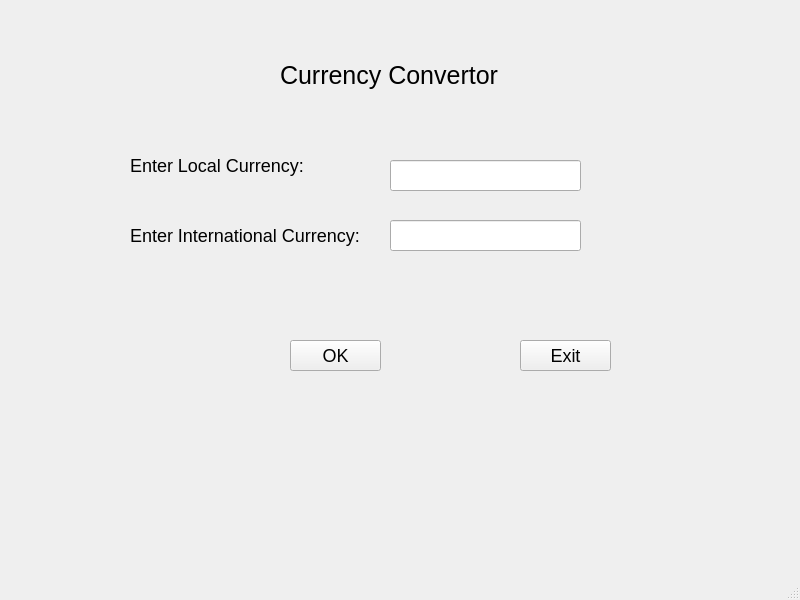
<?xml version="1.0" encoding="UTF-8"?>
<ui version="4.0">
 <class>MainWindow</class>
 <widget class="QMainWindow" name="MainWindow">
  <property name="geometry">
   <rect>
    <x>0</x>
    <y>0</y>
    <width>800</width>
    <height>600</height>
   </rect>
  </property>
  <property name="windowTitle">
   <string>MainWindow</string>
  </property>
  <widget class="QWidget" name="centralwidget">
   <widget class="QLabel" name="label">
    <property name="geometry">
     <rect>
      <x>280</x>
      <y>50</y>
      <width>281</width>
      <height>51</height>
     </rect>
    </property>
    <property name="styleSheet">
     <string notr="true">QLabel{
font-size: 25px
}</string>
    </property>
    <property name="text">
     <string>Currency Convertor</string>
    </property>
   </widget>
   <widget class="QLabel" name="label_2">
    <property name="geometry">
     <rect>
      <x>130</x>
      <y>140</y>
      <width>191</width>
      <height>51</height>
     </rect>
    </property>
    <property name="styleSheet">
     <string notr="true">QLabel{
font-size: 18px;
}</string>
    </property>
    <property name="text">
     <string>Enter Local Currency:</string>
    </property>
   </widget>
   <widget class="QLabel" name="label_3">
    <property name="geometry">
     <rect>
      <x>130</x>
      <y>210</y>
      <width>251</width>
      <height>51</height>
     </rect>
    </property>
    <property name="styleSheet">
     <string notr="true">QLabel{
font-size: 18px;
}</string>
    </property>
    <property name="text">
     <string>Enter International Currency:</string>
    </property>
   </widget>
   <widget class="QLineEdit" name="lineEdit">
    <property name="geometry">
     <rect>
      <x>390</x>
      <y>160</y>
      <width>191</width>
      <height>31</height>
     </rect>
    </property>
    <property name="styleSheet">
     <string notr="true">QLineEdit{
font-size: 20px;
}</string>
    </property>
   </widget>
   <widget class="QLineEdit" name="lineEdit_2">
    <property name="geometry">
     <rect>
      <x>390</x>
      <y>220</y>
      <width>191</width>
      <height>31</height>
     </rect>
    </property>
    <property name="styleSheet">
     <string notr="true">QLineEdit{
font-size: 20px;
}</string>
    </property>
   </widget>
   <widget class="QPushButton" name="pushButton">
    <property name="geometry">
     <rect>
      <x>290</x>
      <y>340</y>
      <width>91</width>
      <height>31</height>
     </rect>
    </property>
    <property name="styleSheet">
     <string notr="true">QPushButton{
font-size: 18px;
}</string>
    </property>
    <property name="text">
     <string>OK</string>
    </property>
   </widget>
   <widget class="QPushButton" name="pushButton_2">
    <property name="geometry">
     <rect>
      <x>520</x>
      <y>340</y>
      <width>91</width>
      <height>31</height>
     </rect>
    </property>
    <property name="styleSheet">
     <string notr="true">QPushButton{
font-size: 18px;
}</string>
    </property>
    <property name="text">
     <string>Exit</string>
    </property>
   </widget>
  </widget>
  <widget class="QMenuBar" name="menubar">
   <property name="geometry">
    <rect>
     <x>0</x>
     <y>0</y>
     <width>800</width>
     <height>23</height>
    </rect>
   </property>
  </widget>
  <widget class="QStatusBar" name="statusbar"/>
 </widget>
 <resources/>
 <connections/>
</ui>
